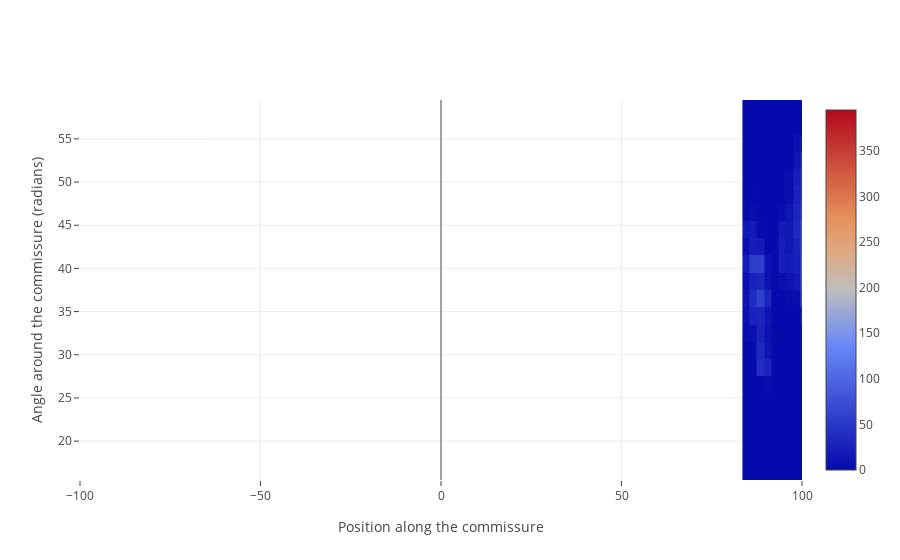

The notebook cell saved with this chart:
### Markdown cell above
# Radial Plots

### Code cell
xslice = s.df_thresh[np.logical_and(s.df_thresh.ac > -10, s.df_thresh.ac < 10)]
pscatter = dict(
    r = xslice.r,
    t = np.rad2deg(xslice.theta),
    type = 'scatter',
    mode = 'markers'
)

hm = go.Histogram2d(
    x = xslice.y,
    y = xslice.z
)

fig = go.Figure(data=[hm],layout=layout)
iplot(fig)

### Figure 1 — Plotly figure (JSON) as saved in the notebook; plotly's stock layout.template omitted (floating-point values rounded to 4 significant figures; data arrays with more than 128 entries replaced by an {"elided": "..."} marker saying what was removed)
{"data": [{"type": "histogram2d", "x": {"elided": "33494 int values"}, "y": {"elided": "33494 int values"}}], "layout": {"xaxis": {"range": [-100, 100], "title": "Position along the commissure"}, "yaxis": {"title": "Angle around the commissure (radians)"}}}
